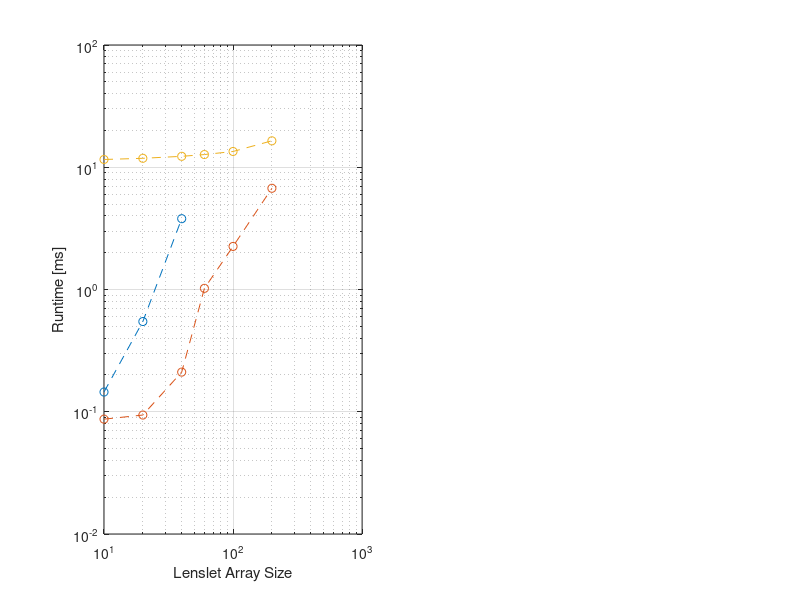

The MATLAB script that drew this image: (Note: this script raises an error after producing the figure.)
fileID = fopen('paStats_results.txt');
C = textscan(fileID,'%f %f %f %f','headerLines',1);
fclose(fileID);
C = cell2mat(C);
C(C==0) = NaN;
N = C(:,1);
%%
figure(50)
subplot(1,2,1)
ht = loglog(N,C(:,2:end),'o--');
grid
xlabel('Lenslet Array Size')
ylabel('Runtime [ms]')
legend('MVM Full','MVM Compressed','Compressed cov.',0)
set(gca,'xtick',N)
set(ht,'MarkerEdgeColor','k','MarkerSize',8,'LineWidth',2)
arrayfun( @(k) set(ht(k),'MarkerFaceColor',get(ht(k),'color')), 1:length(ht) )
%%
0.5*(N(1:5)/N(3)).^2
0.1*(N(:).^1.5.*log(N(:)))./(N(3).^1.5.*log(N(3)))
%%
nP = 2*N + 1;
b_full = nP.^4*4*2/2^20;
b_comp = (2*nP-1).^2*2*4*2/2^20;
subplot(1,2,2)
hb = loglog(N,[b_full,b_comp],'o--');
grid
xlabel('Lenslet Array Size')
ylabel('Matrix Memory Rqt. [MB]')
legend('Full','Compressed',0)
set(gca,'xtick',N)
set(hb,'MarkerEdgeColor','k','MarkerSize',8,'LineWidth',2)
arrayfun( @(k) set(hb(k),'MarkerFaceColor',get(hb(k),'color')), 1:length(hb) )
%%
nLenslet = 20;
nSlope   = 2*nLenslet^2;
nP = 2*nLenslet + 1;
fid = fopen(sprintf('mvm%03d.bin',nP), 'r');
y = fread(fid, nP^2, 'float');
fclose(fid);
% slopes-to-slopes covariance matrix
addpath('../imaging')
r0 = 15e-2;
L0 = 30;
atm = atmosphere(photometry.V,r0,L0,'windSpeed',10,'windDirection',0);
lambda = atm.wavelength;
d = 0.1;
% phase-to-slopes covariance matrix
alpha = 2;
nP = alpha*nLenslet+1;
nPF = 2048;%2^nextpow2(nP*8);%nP*2*4;%32;
[fx,fy] = freqspace(nPF,'meshgrid');
sf = 4;
lf = sf/(d*2);
fx = lf*alpha*fx;
fy = lf*alpha*fy;
delta = 2*lf*alpha/nPF;
spectrum1 = @(u) -lambda.*1i*(fx.*u(1) + fy.*u(2)).*...
    delta.^2.*phaseStats.spectrum(hypot(fx,fy),atm).*...
    tools.sinc(d*fx).*tools.sinc(d*fy);
spectrum2 = @(u) -lambda.*1i*(fx.*u(1) + fy.*u(2)).*...
    delta.^2.*phaseStats.spectrum(hypot(fx,fy),atm);

nm = ones(1,2)*nP;
b0 = nPF/2+1;
b  = ((1-nP)*sf:sf:sf*(nP-1)) + b0;

tic
covx  = fftshift(real( fft2( fftshift( spectrum1([1,0]) ) ) ) );
covy  = fftshift(real( fft2( fftshift( spectrum1([0,1]) ) ) ) );
STx = toeplitzBlockToeplitz( nm, nm, covx(b,b) );
STy = toeplitzBlockToeplitz( nm, nm, covy(b,b) );
elapsedTime = toc;
fprintf(' ==> phase-to-slopes covariance matrix computed in %5.2fs\n',elapsedTime);

s = (0:nP^2*2-1)';
y0 = STx*s(1:end/2) + STy*s(1+end/2:end);

figure(33)
subplot(2,1,1)
plot([y0,y],'.')
subplot(2,1,2)
plot(y0-y)